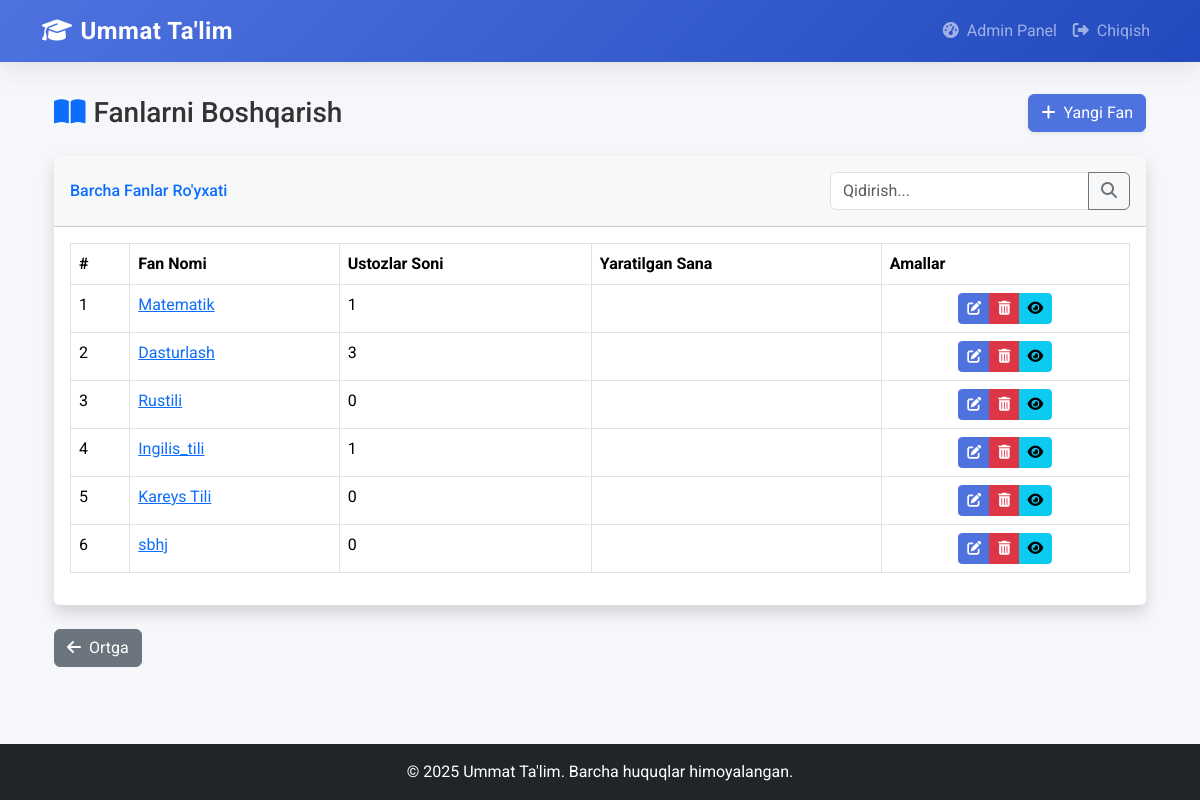
The page /admin-dashboard/fanlar/ (signed in) on the database its author committed.
### core/models.py (models this page shows, shortened)
class Fan(models.Model):
    nomi = models.CharField(max_length=100)

### core/views.py (the view)
# urls.py: path('admin-dashboard/fanlar/', fanlar_boshqaruv, name='fanlar_boshqaruv'),
@login_required
def fanlar_boshqaruv(request):
    fanlar = Fan.objects.all()
    if request.method == "POST":
        nomi = request.POST.get("nomi")
        if nomi:
            Fan.objects.create(nomi=nomi)
            return redirect('fanlar_boshqaruv')
    return render(request, 'core/fanlar_boshqaruv.html', {'fanlar': fanlar})

### core/templates/core/fanlar_boshqaruv.html (shortened to what this page needs)
{% extends 'core/base.html' %}
{% block content %}
<div class="container-fluid">
    <div class="d-sm-flex align-items-center justify-content-between mb-4">
        <h1 class="h3 mb-0 text-gray-800">
            <i class="fas fa-book-open text-primary me-2"></i>Fanlarni Boshqarish
        </h1>
        <button class="d-none d-sm-inline-block btn btn-primary shadow-sm" data-bs-toggle="modal"
                data-bs-target="#newSubjectModal">
            <i class="fas fa-plus me-2"></i>Yangi Fan
        </button>
    </div>
    <div class="card shadow mb-4">
        <div class="card-header py-3 d-flex justify-content-between align-items-center">
            <h6 class="m-0 font-weight-bold text-primary">Barcha Fanlar Ro'yxati</h6>
            <div class="search-box">
                <div class="input-group">
                    <input type="text" class="form-control" placeholder="Qidirish..." id="searchInput">
                    <button class="btn btn-outline-secondary" type="button">
                        <i class="fas fa-search"></i>
                    </button>
                </div>
            </div>
        </div>
        <div class="card-body">
            <div class="table-responsive">
                <table class="table table-bordered table-hover" id="subjectsTable" width="100%">
                    <thead class="bg-gradient-primary text-white">
                        <tr>
                            <th>#</th>
                            <th>Fan Nomi</th>
                            <th>Ustozlar Soni</th>
                            <th>Yaratilgan Sana</th>
                            <th>Amallar</th>
                        </tr>
                    </thead>
                    <tbody>
                        {% for fan in fanlar %}
                        <tr>
                            <td>{{ forloop.counter }}</td>
                            <td>
                                <a href="{% url 'ustozlar' fan.id %}" class="text-primary">
                                    {{ fan.nomi }}
                                </a>
                            </td>
                            <td>{{ fan.ustoz_set.count }}</td>
                            <td>{{ fan.created_at|date:"d.m.Y" }}</td>
                            <td class="text-center">
                                <div class="btn-group" role="group">
                                    <a href="{% url 'fan_ozgartirish' fan.id %}"
                                       class="btn btn-sm btn-primary"
                                       data-bs-toggle="tooltip"
                                       title="Tahrirlash">
                                        <i class="fas fa-edit"></i>
                                    </a>
                                    <a href="{% url 'fan_ochirish' fan.id %}"
                                       class="btn btn-sm btn-danger confirm-delete"
                                       data-bs-toggle="tooltip"
                                       title="O'chirish">
                                        <i class="fas fa-trash-alt"></i>
                                    </a>
                                    <button class="btn btn-sm btn-info view-subject"
                                            data-subject-id="{{ fan.id }}"
                                            data-bs-toggle="tooltip"
                                            title="Ko'rish">
                                        <i class="fas fa-eye"></i>
                                    </button>
                                </div>
                            </td>
                        </tr>
                        {% endfor %}
                    </tbody>
                </table>
            </div>
        </div>
    </div>
    <a href="{% url 'admin_dashboard' %}" class="btn btn-secondary mb-4">
        <i class="fas fa-arrow-left me-2"></i>Ortga
    </a>
</div>
{% endblock %}

### core/templates/core/base.html (style rules this page uses)
:root { --primary: #4e73df; --secondary: #1cc88a; --accent: #f6c23e; --dark: #5a5c69; --light: #f8f9fc; }
body { font-family: 'Roboto', sans-serif; background-color: #f5f7fa; color: #333; min-height: 100vh; display: flex; flex-direction: column; }
.card { border: none; border-radius: 0.35rem; box-shadow: 0 0.15rem 1.75rem 0 rgba(58, 59, 69, 0.1); transition: all 0.3s ease; }
.btn-primary { background-color: var(--primary); border-color: var(--primary); }

### core/templates/core/fanlar_boshqaruv.html (style rules this page uses)
.search-box { width: 300px; }
#subjectsTable tbody tr { transition: all 0.2s ease; }

### rows shown on the page
Fan: nomi "Matematik", ustoz_set.count "1"
Fan: nomi "Dasturlash", ustoz_set.count "3"
Fan: nomi "Rustili", ustoz_set.count "0"
Fan: nomi "Ingilis_tili", ustoz_set.count "1"
Fan: nomi "Kareys Tili", ustoz_set.count "0"
Fan: nomi "sbhj", ustoz_set.count "0"
